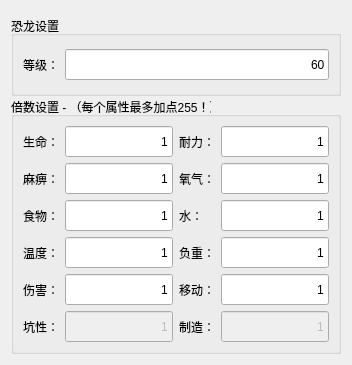
      <widget class="QWidget" name="tab_2">
       <attribute name="title">
        <string>恐龙设置</string>
       </attribute>
       <layout class="QGridLayout" name="gridLayout_13">
        <item row="0" column="0">
         <widget class="QGroupBox" name="groupBox_8">
          <property name="sizePolicy">
           <sizepolicy hsizetype="Preferred" vsizetype="Preferred">
            <horstretch>0</horstretch>
            <verstretch>0</verstretch>
           </sizepolicy>
          </property>
          <property name="minimumSize">
           <size>
            <width>0</width>
            <height>80</height>
           </size>
          </property>
          <property name="maximumSize">
           <size>
            <width>16777215</width>
            <height>70</height>
           </size>
          </property>
          <property name="title">
           <string>恐龙设置</string>
          </property>
          <layout class="QGridLayout" name="gridLayout_12">
           <item row="0" column="0">
            <widget class="QLabel" name="label_58">
             <property name="sizePolicy">
              <sizepolicy hsizetype="Preferred" vsizetype="Minimum">
               <horstretch>0</horstretch>
               <verstretch>0</verstretch>
              </sizepolicy>
             </property>
             <property name="minimumSize">
              <size>
               <width>0</width>
               <height>31</height>
              </size>
             </property>
             <property name="maximumSize">
              <size>
               <width>16777215</width>
               <height>31</height>
              </size>
             </property>
             <property name="text">
              <string>等级：</string>
             </property>
            </widget>
           </item>
           <item row="0" column="1">
            <widget class="QLineEdit" name="lineEdit_57">
             <property name="minimumSize">
              <size>
               <width>0</width>
               <height>31</height>
              </size>
             </property>
             <property name="maximumSize">
              <size>
               <width>16777215</width>
               <height>31</height>
              </size>
             </property>
             <property name="toolTip">
              <string>&lt;html&gt;&lt;head/&gt;&lt;body&gt;&lt;p&gt;最多可以升多少级。&lt;/p&gt;&lt;/body&gt;&lt;/html&gt;</string>
             </property>
             <property name="text">
              <string>60</string>
             </property>
             <property name="alignment">
              <set>Qt::AlignRight|Qt::AlignTrailing|Qt::AlignVCenter</set>
             </property>
            </widget>
           </item>
          </layout>
         </widget>
        </item>
        <item row="1" column="0">
         <widget class="QGroupBox" name="groupBox_7">
          <property name="minimumSize">
           <size>
            <width>0</width>
            <height>230</height>
           </size>
          </property>
          <property name="maximumSize">
           <size>
            <width>16777215</width>
            <height>16777215</height>
           </size>
          </property>
          <property name="title">
           <string>倍数设置 - （每个属性最多加点255！）</string>
          </property>
          <layout class="QGridLayout" name="gridLayout_11">
           <item row="1" column="3">
            <widget class="QLineEdit" name="lineEdit_45">
             <property name="minimumSize">
              <size>
               <width>0</width>
               <height>31</height>
              </size>
             </property>
             <property name="maximumSize">
              <size>
               <width>16777215</width>
               <height>31</height>
              </size>
             </property>
             <property name="text">
              <string>1</string>
             </property>
             <property name="alignment">
              <set>Qt::AlignRight|Qt::AlignTrailing|Qt::AlignVCenter</set>
             </property>
            </widget>
           </item>
           <item row="2" column="0">
            <widget class="QLabel" name="label_45">
             <property name="minimumSize">
              <size>
               <width>0</width>
               <height>31</height>
              </size>
             </property>
             <property name="maximumSize">
              <size>
               <width>16777215</width>
               <height>31</height>
              </size>
             </property>
             <property name="text">
              <string>食物：</string>
             </property>
            </widget>
           </item>
           <item row="0" column="0">
            <widget class="QLabel" name="label_46">
             <property name="minimumSize">
              <size>
               <width>0</width>
               <height>31</height>
              </size>
             </property>
             <property name="maximumSize">
              <size>
               <width>16777215</width>
               <height>31</height>
              </size>
             </property>
             <property name="text">
              <string>生命：</string>
             </property>
            </widget>
           </item>
           <item row="0" column="1">
            <widget class="QLineEdit" name="lineEdit_46">
             <property name="minimumSize">
              <size>
               <width>0</width>
               <height>31</height>
              </size>
             </property>
             <property name="maximumSize">
              <size>
               <width>16777215</width>
               <height>31</height>
              </size>
             </property>
             <property name="layoutDirection">
              <enum>Qt::LeftToRight</enum>
             </property>
             <property name="inputMethodHints">
              <set>Qt::ImhNone</set>
             </property>
             <property name="text">
              <string>1</string>
             </property>
             <property name="echoMode">
              <enum>QLineEdit::Normal</enum>
             </property>
             <property name="alignment">
              <set>Qt::AlignRight|Qt::AlignTrailing|Qt::AlignVCenter</set>
             </property>
             <property name="dragEnabled">
              <bool>false</bool>
             </property>
             <property name="cursorMoveStyle">
              <enum>Qt::LogicalMoveStyle</enum>
             </property>
            </widget>
           </item>
           <item row="0" column="2">
            <widget class="QLabel" name="label_47">
             <property name="minimumSize">
              <size>
               <width>0</width>
               <height>31</height>
              </size>
             </property>
             <property name="maximumSize">
              <size>
               <width>16777215</width>
               <height>31</height>
              </size>
             </property>
             <property name="text">
              <string>耐力：</string>
             </property>
            </widget>
           </item>
           <item row="1" column="0">
            <widget class="QLabel" name="label_48">
             <property name="minimumSize">
              <size>
               <width>0</width>
               <height>31</height>
              </size>
             </property>
             <property name="maximumSize">
              <size>
               <width>16777215</width>
               <height>31</height>
              </size>
             </property>
             <property name="text">
              <string>麻痹：</string>
             </property>
            </widget>
           </item>
           <item row="1" column="2">
            <widget class="QLabel" name="label_49">
             <property name="minimumSize">
              <size>
               <width>0</width>
               <height>31</height>
              </size>
             </property>
             <property name="maximumSize">
              <size>
               <width>16777215</width>
               <height>31</height>
              </size>
             </property>
             <property name="text">
              <string>氧气：</string>
             </property>
            </widget>
           </item>
           <item row="0" column="3">
            <widget class="QLineEdit" name="lineEdit_47">
             <property name="minimumSize">
              <size>
               <width>0</width>
               <height>31</height>
              </size>
             </property>
             <property name="maximumSize">
              <size>
               <width>16777215</width>
               <height>31</height>
              </size>
             </property>
             <property name="text">
              <string>1</string>
             </property>
             <property name="alignment">
              <set>Qt::AlignRight|Qt::AlignTrailing|Qt::AlignVCenter</set>
             </property>
            </widget>
           </item>
           <item row="1" column="1">
            <widget class="QLineEdit" name="lineEdit_48">
             <property name="minimumSize">
              <size>
               <width>0</width>
               <height>31</height>
              </size>
             </property>
             <property name="maximumSize">
              <size>
               <width>16777215</width>
               <height>31</height>
              </size>
             </property>
             <property name="text">
              <string>1</string>
             </property>
             <property name="alignment">
              <set>Qt::AlignRight|Qt::AlignTrailing|Qt::AlignVCenter</set>
             </property>
            </widget>
           </item>
           <item row="3" column="0">
            <widget class="QLabel" name="label_50">
             <property name="minimumSize">
              <size>
               <width>0</width>
               <height>31</height>
              </size>
             </property>
             <property name="maximumSize">
              <size>
               <width>16777215</width>
               <height>31</height>
              </size>
             </property>
             <property name="text">
              <string>温度：</string>
             </property>
            </widget>
           </item>
           <item row="2" column="3">
            <widget class="QLineEdit" name="lineEdit_49">
             <property name="minimumSize">
              <size>
               <width>0</width>
               <height>31</height>
              </size>
             </property>
             <property name="maximumSize">
              <size>
               <width>16777215</width>
               <height>31</height>
              </size>
             </property>
             <property name="text">
              <string>1</string>
             </property>
             <property name="alignment">
              <set>Qt::AlignRight|Qt::AlignTrailing|Qt::AlignVCenter</set>
             </property>
            </widget>
           </item>
           <item row="2" column="2">
            <widget class="QLabel" name="label_51">
             <property name="minimumSize">
              <size>
               <width>0</width>
               <height>31</height>
              </size>
             </property>
             <property name="maximumSize">
              <size>
               <width>16777215</width>
               <height>31</height>
              </size>
             </property>
             <property name="text">
              <string>水：</string>
             </property>
            </widget>
           </item>
           <item row="2" column="1">
            <widget class="QLineEdit" name="lineEdit_50">
             <property name="minimumSize">
              <size>
               <width>0</width>
               <height>31</height>
              </size>
             </property>
             <property name="maximumSize">
              <size>
               <width>16777215</width>
               <height>31</height>
              </size>
             </property>
             <property name="text">
              <string>1</string>
             </property>
             <property name="alignment">
              <set>Qt::AlignRight|Qt::AlignTrailing|Qt::AlignVCenter</set>
             </property>
            </widget>
           </item>
           <item row="3" column="1">
            <widget class="QLineEdit" name="lineEdit_51">
             <property name="minimumSize">
              <size>
               <width>0</width>
               <height>31</height>
              </size>
             </property>
             <property name="maximumSize">
              <size>
               <width>16777215</width>
               <height>31</height>
              </size>
             </property>
             <property name="text">
              <string>1</string>
             </property>
             <property name="alignment">
              <set>Qt::AlignRight|Qt::AlignTrailing|Qt::AlignVCenter</set>
             </property>
            </widget>
           </item>
           <item row="4" column="0">
            <widget class="QLabel" name="label_52">
             <property name="minimumSize">
              <size>
               <width>0</width>
               <height>31</height>
              </size>
             </property>
             <property name="maximumSize">
              <size>
               <width>16777215</width>
               <height>31</height>
              </size>
             </property>
             <property name="text">
              <string>伤害：</string>
             </property>
            </widget>
           </item>
           <item row="3" column="2">
            <widget class="QLabel" name="label_53">
             <property name="minimumSize">
              <size>
               <width>0</width>
               <height>31</height>
              </size>
             </property>
             <property name="maximumSize">
              <size>
               <width>16777215</width>
               <height>31</height>
              </size>
             </property>
             <property name="text">
              <string>负重：</string>
             </property>
            </widget>
           </item>
           <item row="3" column="3">
            <widget class="QLineEdit" name="lineEdit_52">
             <property name="minimumSize">
              <size>
               <width>0</width>
               <height>31</height>
              </size>
             </property>
             <property name="maximumSize">
              <size>
               <width>16777215</width>
               <height>31</height>
              </size>
             </property>
             <property name="text">
              <string>1</string>
             </property>
             <property name="alignment">
              <set>Qt::AlignRight|Qt::AlignTrailing|Qt::AlignVCenter</set>
             </property>
            </widget>
           </item>
           <item row="4" column="1">
            <widget class="QLineEdit" name="lineEdit_53">
             <property name="minimumSize">
              <size>
               <width>0</width>
               <height>31</height>
              </size>
             </property>
             <property name="maximumSize">
              <size>
               <width>16777215</width>
               <height>31</height>
              </size>
             </property>
             <property name="text">
              <string>1</string>
             </property>
             <property name="alignment">
              <set>Qt::AlignRight|Qt::AlignTrailing|Qt::AlignVCenter</set>
             </property>
            </widget>
           </item>
           <item row="5" column="1">
            <widget class="QLineEdit" name="lineEdit_54">
             <property name="enabled">
              <bool>false</bool>
             </property>
             <property name="minimumSize">
              <size>
               <width>0</width>
               <height>31</height>
              </size>
             </property>
             <property name="maximumSize">
              <size>
               <width>16777215</width>
               <height>31</height>
              </size>
             </property>
             <property name="text">
              <string>1</string>
             </property>
             <property name="alignment">
              <set>Qt::AlignRight|Qt::AlignTrailing|Qt::AlignVCenter</set>
             </property>
            </widget>
           </item>
           <item row="4" column="3">
            <widget class="QLineEdit" name="lineEdit_55">
             <property name="minimumSize">
              <size>
               <width>0</width>
               <height>31</height>
              </size>
             </property>
             <property name="maximumSize">
              <size>
               <width>16777215</width>
               <height>31</height>
              </size>
             </property>
             <property name="text">
              <string>1</string>
             </property>
             <property name="alignment">
              <set>Qt::AlignRight|Qt::AlignTrailing|Qt::AlignVCenter</set>
             </property>
            </widget>
           </item>
           <item row="5" column="0">
            <widget class="QLabel" name="label_54">
             <property name="minimumSize">
              <size>
               <width>0</width>
               <height>31</height>
              </size>
             </property>
             <property name="maximumSize">
              <size>
               <width>16777215</width>
               <height>31</height>
              </size>
             </property>
             <property name="text">
              <string>坑性：</string>
             </property>
            </widget>
           </item>
           <item row="5" column="2">
            <widget class="QLabel" name="label_55">
             <property name="minimumSize">
              <size>
               <width>0</width>
               <height>31</height>
              </size>
             </property>
             <property name="maximumSize">
              <size>
               <width>16777215</width>
               <height>31</height>
              </size>
             </property>
             <property name="text">
              <string>制造：</string>
             </property>
            </widget>
           </item>
           <item row="4" column="2">
            <widget class="QLabel" name="label_56">
             <property name="minimumSize">
              <size>
               <width>0</width>
               <height>31</height>
              </size>
             </property>
             <property name="maximumSize">
              <size>
               <width>16777215</width>
               <height>31</height>
              </size>
             </property>
             <property name="text">
              <string>移动：</string>
             </property>
            </widget>
           </item>
           <item row="5" column="3">
            <widget class="QLineEdit" name="lineEdit_56">
             <property name="enabled">
              <bool>false</bool>
             </property>
             <property name="minimumSize">
              <size>
               <width>0</width>
               <height>31</height>
              </size>
             </property>
             <property name="maximumSize">
              <size>
               <width>16777215</width>
               <height>31</height>
              </size>
             </property>
             <property name="text">
              <string>1</string>
             </property>
             <property name="alignment">
              <set>Qt::AlignRight|Qt::AlignTrailing|Qt::AlignVCenter</set>
             </property>
            </widget>
           </item>
          </layout>
         </widget>
        </item>
       </layout>
      </widget>
